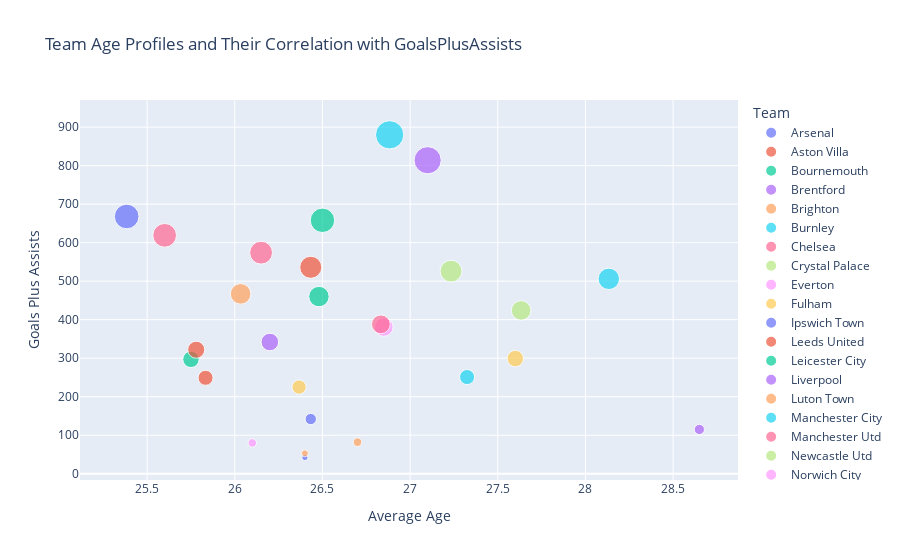
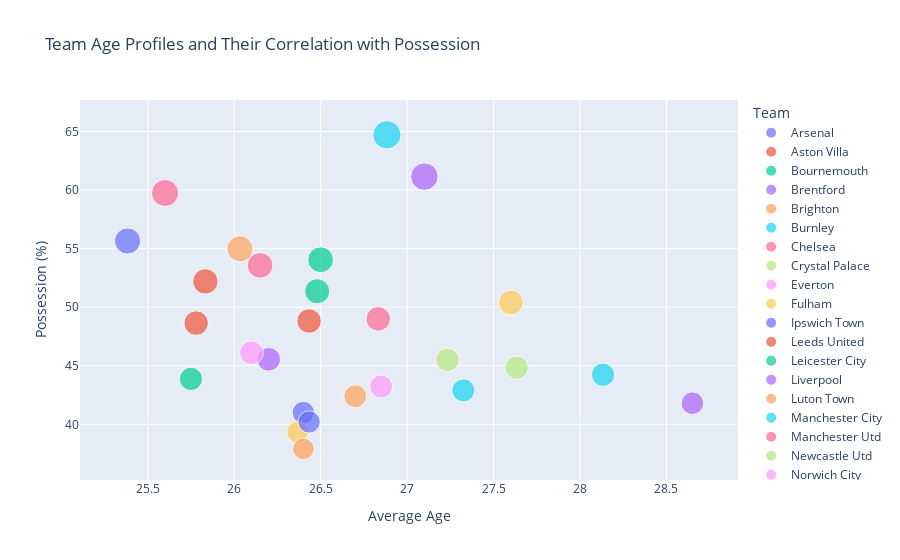

The notebook cell these images were saved under, in order:
### Markdown cell above
#### Insights: Team Efficiency (Possession vs Goals)
**High Possession, High Goals:**  
Teams like **Manchester City** and **Liverpool** consistently combine high possession percentages with a high number of goals, showcasing their ability to convert possession dominance into attacking output.

**High Possession, Low Goals:**  
Teams such as **Chelsea** and **Brighton** occasionally exhibit high possession percentages but fail to translate it into goals, indicating inefficiencies in their attacking play or struggles in breaking down defensive setups.

**Low Possession, High Goals:**  
Teams like **Newcastle United** and **Westham** demonstrate a counter-attacking style, achieving high goal counts despite lower possession percentages. This reflects their efficiency in creating and converting chances with limited possession.

**Low Possession, Low Goals:**
Teams at the bottom of the possession and goals spectrum, such as **West Bromwich**, struggle to keep possession or create and convert chances, often adopting a defensive or direct style of play.

**League-Wide Trend:**
The plot highlights a general positive correlation between possession and goals, but outliers like counter-attacking teams challenge the notion that possession alone guarantees attacking success.

### Code cell
# Analyze Team Age Profiles and Their Correlation with Performance
query = """
SELECT 
    Team, 
    AVG(AverageAge) AS AvgAge, 
    SUM(GoalsPlusAssists) AS PerformanceMetric1,
    AVG(Possession) AS PerformanceMetric2
FROM 
    TeamStatistics
GROUP BY 
    Team
ORDER BY 
    Team;
"""
team_age_performance = pd.read_sql(query, conn)

# Create the interactive scatter plot for GoalsPlusAssists
fig_age_performance1 = px.scatter(team_age_performance, x='AvgAge', y='PerformanceMetric1', color='Team', size='PerformanceMetric1', hover_name='Team',
                                  title="Team Age Profiles and Their Correlation with GoalsPlusAssists",
                                  labels={"AvgAge": "Average Age", "PerformanceMetric1": "Goals Plus Assists"})
fig_age_performance1.update_layout(showlegend=True)
fig_age_performance1.show()

# Create the interactive scatter plot for Possession
fig_age_performance2 = px.scatter(team_age_performance, x='AvgAge', y='PerformanceMetric2', color='Team', size='PerformanceMetric2', hover_name='Team',
                                  title="Team Age Profiles and Their Correlation with Possession",
                                  labels={"AvgAge": "Average Age", "PerformanceMetric2": "Possession (%)"})
fig_age_performance2.update_layout(showlegend=True)
fig_age_performance2.show()

### Figure 1 — Plotly figure (JSON) as saved in the notebook; plotly's stock layout.template omitted (floating-point values rounded to 4 significant figures)
{"data": [{"hovertemplate": "<b>%{hovertext}</b><br><br>Team=Arsenal<br>Average Age=%{x}<br>Goals Plus Assists=%{marker.size}<extra></extra>", "hovertext": ["Arsenal"], "legendgroup": "Arsenal", "marker": {"color": "#636efa", "size": [668], "sizemode": "area", "sizeref": 2.2, "symbol": "circle"}, "mode": "markers", "name": "Arsenal", "orientation": "v", "showlegend": true, "type": "scatter", "x": [25.38], "xaxis": "x", "y": [668], "yaxis": "y"}, {"hovertemplate": "<b>%{hovertext}</b><br><br>Team=Aston Villa<br>Average Age=%{x}<br>Goals Plus Assists=%{marker.size}<extra></extra>", "hovertext": ["Aston Villa"], "legendgroup": "Aston Villa", "marker": {"color": "#EF553B", "size": [536], "sizemode": "area", "sizeref": 2.2, "symbol": "circle"}, "mode": "markers", "name": "Aston Villa", "orientation": "v", "showlegend": true, "type": "scatter", "x": [26.43], "xaxis": "x", "y": [536], "yaxis": "y"}, {"hovertemplate": "<b>%{hovertext}</b><br><br>Team=Bournemouth<br>Average Age=%{x}<br>Goals Plus Assists=%{marker.size}<extra></extra>", "hovertext": ["Bournemouth"], "legendgroup": "Bournemouth", "marker": {"color": "#00cc96", "size": [297], "sizemode": "area", "sizeref": 2.2, "symbol": "circle"}, "mode": "markers", "name": "Bournemouth", "orientation": "v", "showlegend": true, "type": "scatter", "x": [25.75], "xaxis": "x", "y": [297], "yaxis": "y"}, {"hovertemplate": "<b>%{hovertext}</b><br><br>Team=Brentford<br>Average Age=%{x}<br>Goals Plus Assists=%{marker.size}<extra></extra>", "hovertext": ["Brentford"], "legendgroup": "Brentford", "marker": {"color": "#ab63fa", "size": [342], "sizemode": "area", "sizeref": 2.2, "symbol": "circle"}, "mode": "markers", "name": "Brentford", "orientation": "v", "showlegend": true, "type": "scatter", "x": [26.2], "xaxis": "x", "y": [342], "yaxis": "y"}, {"hovertemplate": "<b>%{hovertext}</b><br><br>Team=Brighton<br>Average Age=%{x}<br>Goals Plus Assists=%{marker.size}<extra></extra>", "hovertext": ["Brighton"], "legendgroup": "Brighton", "marker": {"color": "#FFA15A", "size": [467], "sizemode": "area", "sizeref": 2.2, "symbol": "circle"}, "mode": "markers", "name": "Brighton", "orientation": "v", "showlegend": true, "type": "scatter", "x": [26.03], "xaxis": "x", "y": [467], "yaxis": "y"}, {"hovertemplate": "<b>%{hovertext}</b><br><br>Team=Burnley<br>Average Age=%{x}<br>Goals Plus Assists=%{marker.size}<extra></extra>", "hovertext": ["Burnley"], "legendgroup": "Burnley", "marker": {"color": "#19d3f3", "size": [251], "sizemode": "area", "sizeref": 2.2, "symbol": "circle"}, "mode": "markers", "name": "Burnley", "orientation": "v", "showlegend": true, "type": "scatter", "x": [27.32], "xaxis": "x", "y": [251], "yaxis": "y"}, {"hovertemplate": "<b>%{hovertext}</b><br><br>Team=Chelsea<br>Average Age=%{x}<br>Goals Plus Assists=%{marker.size}<extra></extra>", "hovertext": ["Chelsea"], "legendgroup": "Chelsea", "marker": {"color": "#FF6692", "size": [619], "sizemode": "area", "sizeref": 2.2, "symbol": "circle"}, "mode": "markers", "name": "Chelsea", "orientation": "v", "showlegend": true, "type": "scatter", "x": [25.6], "xaxis": "x", "y": [619], "yaxis": "y"}, {"hovertemplate": "<b>%{hovertext}</b><br><br>Team=Crystal Palace<br>Average Age=%{x}<br>Goals Plus Assists=%{marker.size}<extra></extra>", "hovertext": ["Crystal Palace"], "legendgroup": "Crystal Palace", "marker": {"color": "#B6E880", "size": [424], "sizemode": "area", "sizeref": 2.2, "symbol": "circle"}, "mode": "markers", "name": "Crystal Palace", "orientation": "v", "showlegend": true, "type": "scatter", "x": [27.63], "xaxis": "x", "y": [424], "yaxis": "y"}, {"hovertemplate": "<b>%{hovertext}</b><br><br>Team=Everton<br>Average Age=%{x}<br>Goals Plus Assists=%{marker.size}<extra></extra>", "hovertext": ["Everton"], "legendgroup": "Everton", "marker": {"color": "#FF97FF", "size": [381], "sizemode": "area", "sizeref": 2.2, "symbol": "circle"}, "mode": "markers", "name": "Everton", "orientation": "v", "showlegend": true, "type": "scatter", "x": [26.85], "xaxis": "x", "y": [381], "yaxis": "y"}, {"hovertemplate": "<b>%{hovertext}</b><br><br>Team=Fulham<br>Average Age=%{x}<br>Goals Plus Assists=%{marker.size}<extra></extra>", "hovertext": ["Fulham"], "legendgroup": "Fulham", "marker": {"color": "#FECB52", "size": [299], "sizemode": "area", "sizeref": 2.2, "symbol": "circle"}, "mode": "markers", "name": "Fulham", "orientation": "v", "showlegend": true, "type": "scatter", "x": [27.6], "xaxis": "x", "y": [299], "yaxis": "y"}, {"hovertemplate": "<b>%{hovertext}</b><br><br>Team=Ipswich Town<br>Average Age=%{x}<br>Goals Plus Assists=%{marker.size}<extra></extra>", "hovertext": ["Ipswich Town"], "legendgroup": "Ipswich Town", "marker": {"color": "#636efa", "size": [42], "sizemode": "area", "sizeref": 2.2, "symbol": "circle"}, "mode": "markers", "name": "Ipswich Town", "orientation": "v", "showlegend": true, "type": "scatter", "x": [26.4], "xaxis": "x", "y": [42], "yaxis": "y"}, {"hovertemplate": "<b>%{hovertext}</b><br><br>Team=Leeds United<br>Average Age=%{x}<br>Goals Plus Assists=%{marker.size}<extra></extra>", "hovertext": ["Leeds United"], "legendgroup": "Leeds United", "marker": {"color": "#EF553B", "size": [249], "sizemode": "area", "sizeref": 2.2, "symbol": "circle"}, "mode": "markers", "name": "Leeds United", "orientation": "v", "showlegend": true, "type": "scatter", "x": [25.83], "xaxis": "x", "y": [249], "yaxis": "y"}, {"hovertemplate": "<b>%{hovertext}</b><br><br>Team=Leicester City<br>Average Age=%{x}<br>Goals Plus Assists=%{marker.size}<extra></extra>", "hovertext": ["Leicester City"], "legendgroup": "Leicester City", "marker": {"color": "#00cc96", "size": [460], "sizemode": "area", "sizeref": 2.2, "symbol": "circle"}, "mode": "markers", "name": "Leicester City", "orientation": "v", "showlegend": true, "type": "scatter", "x": [26.48], "xaxis": "x", "y": [460], "yaxis": "y"}, {"hovertemplate": "<b>%{hovertext}</b><br><br>Team=Liverpool<br>Average Age=%{x}<br>Goals Plus Assists=%{marker.size}<extra></extra>", "hovertext": ["Liverpool"], "legendgroup": "Liverpool", "marker": {"color": "#ab63fa", "size": [814], "sizemode": "area", "sizeref": 2.2, "symbol": "circle"}, "mode": "markers", "name": "Liverpool", "orientation": "v", "showlegend": true, "type": "scatter", "x": [27.1], "xaxis": "x", "y": [814], "yaxis": "y"}, {"hovertemplate": "<b>%{hovertext}</b><br><br>Team=Luton Town<br>Average Age=%{x}<br>Goals Plus Assists=%{marker.size}<extra></extra>", "hovertext": ["Luton Town"], "legendgroup": "Luton Town", "marker": {"color": "#FFA15A", "size": [82], "sizemode": "area", "sizeref": 2.2, "symbol": "circle"}, "mode": "markers", "name": "Luton Town", "orientation": "v", "showlegend": true, "type": "scatter", "x": [26.7], "xaxis": "x", "y": [82], "yaxis": "y"}, {"hovertemplate": "<b>%{hovertext}</b><br><br>Team=Manchester City<br>Average Age=%{x}<br>Goals Plus Assists=%{marker.size}<extra></extra>", "hovertext": ["Manchester City"], "legendgroup": "Manchester City", "marker": {"color": "#19d3f3", "size": [880], "sizemode": "area", "sizeref": 2.2, "symbol": "circle"}, "mode": "markers", "name": "Manchester City", "orientation": "v", "showlegend": true, "type": "scatter", "x": [26.88], "xaxis": "x", "y": [880], "yaxis": "y"}, {"hovertemplate": "<b>%{hovertext}</b><br><br>Team=Manchester Utd<br>Average Age=%{x}<br>Goals Plus Assists=%{marker.size}<extra></extra>", "hovertext": ["Manchester Utd"], "legendgroup": "Manchester Utd", "marker": {"color": "#FF6692", "size": [574], "sizemode": "area", "sizeref": 2.2, "symbol": "circle"}, "mode": "markers", "name": "Manchester Utd", "orientation": "v", "showlegend": true, "type": "scatter", "x": [26.15], "xaxis": "x", "y": [574], "yaxis": "y"}, {"hovertemplate": "<b>%{hovertext}</b><br><br>Team=Newcastle Utd<br>Average Age=%{x}<br>Goals Plus Assists=%{marker.size}<extra></extra>", "hovertext": ["Newcastle Utd"], "legendgroup": "Newcastle Utd", "marker": {"color": "#B6E880", "size": [526], "sizemode": "area", "sizeref": 2.2, "symbol": "circle"}, "mode": "markers", "name": "Newcastle Utd", "orientation": "v", "showlegend": true, "type": "scatter", "x": [27.23], "xaxis": "x", "y": [526], "yaxis": "y"}, {"hovertemplate": "<b>%{hovertext}</b><br><br>Team=Norwich City<br>Average Age=%{x}<br>Goals Plus Assists=%{marker.size}<extra></extra>", "hovertext": ["Norwich City"], "legendgroup": "Norwich City", "marker": {"color": "#FF97FF", "size": [80], "sizemode": "area", "sizeref": 2.2, "symbol": "circle"}, "mode": "markers", "name": "Norwich City", "orientation": "v", "showlegend": true, "type": "scatter", "x": [26.1], "xaxis": "x", "y": [80], "yaxis": "y"}, {"hovertemplate": "<b>%{hovertext}</b><br><br>Team=Nott'ham Forest<br>Average Age=%{x}<br>Goals Plus Assists=%{marker.size}<extra></extra>", "hovertext": ["Nott'ham Forest"], "legendgroup": "Nott'ham Forest", "marker": {"color": "#FECB52", "size": [225], "sizemode": "area", "sizeref": 2.2, "symbol": "circle"}, "mode": "markers", "name": "Nott'ham Forest", "orientation": "v", "showlegend": true, "type": "scatter", "x": [26.37], "xaxis": "x", "y": [225], "yaxis": "y"}, {"hovertemplate": "<b>%{hovertext}</b><br><br>Team=Sheffield Utd<br>Average Age=%{x}<br>Goals Plus Assists=%{marker.size}<extra></extra>", "hovertext": ["Sheffield Utd"], "legendgroup": "Sheffield Utd", "marker": {"color": "#636efa", "size": [142], "sizemode": "area", "sizeref": 2.2, "symbol": "circle"}, "mode": "markers", "name": "Sheffield Utd", "orientation": "v", "showlegend": true, "type": "scatter", "x": [26.43], "xaxis": "x", "y": [142], "yaxis": "y"}, {"hovertemplate": "<b>%{hovertext}</b><br><br>Team=Southampton<br>Average Age=%{x}<br>Goals Plus Assists=%{marker.size}<extra></extra>", "hovertext": ["Southampton"], "legendgroup": "Southampton", "marker": {"color": "#EF553B", "size": [322], "sizemode": "area", "sizeref": 2.2, "symbol": "circle"}, "mode": "markers", "name": "Southampton", "orientation": "v", "showlegend": true, "type": "scatter", "x": [25.78], "xaxis": "x", "y": [322], "yaxis": "y"}, {"hovertemplate": "<b>%{hovertext}</b><br><br>Team=Tottenham<br>Average Age=%{x}<br>Goals Plus Assists=%{marker.size}<extra></extra>", "hovertext": ["Tottenham"], "legendgroup": "Tottenham", "marker": {"color": "#00cc96", "size": [658], "sizemode": "area", "sizeref": 2.2, "symbol": "circle"}, "mode": "markers", "name": "Tottenham", "orientation": "v", "showlegend": true, "type": "scatter", "x": [26.5], "xaxis": "x", "y": [658], "yaxis": "y"}, {"hovertemplate": "<b>%{hovertext}</b><br><br>Team=Watford<br>Average Age=%{x}<br>Goals Plus Assists=%{marker.size}<extra></extra>", "hovertext": ["Watford"], "legendgroup": "Watford", "marker": {"color": "#ab63fa", "size": [115], "sizemode": "area", "sizeref": 2.2, "symbol": "circle"}, "mode": "markers", "name": "Watford", "orientation": "v", "showlegend": true, "type": "scatter", "x": [28.65], "xaxis": "x", "y": [115], "yaxis": "y"}, {"hovertemplate": "<b>%{hovertext}</b><br><br>Team=West Brom<br>Average Age=%{x}<br>Goals Plus Assists=%{marker.size}<extra></extra>", "hovertext": ["West Brom"], "legendgroup": "West Brom", "marker": {"color": "#FFA15A", "size": [53], "sizemode": "area", "sizeref": 2.2, "symbol": "circle"}, "mode": "markers", "name": "West Brom", "orientation": "v", "showlegend": true, "type": "scatter", "x": [26.4], "xaxis": "x", "y": [53], "yaxis": "y"}, {"hovertemplate": "<b>%{hovertext}</b><br><br>Team=West Ham<br>Average Age=%{x}<br>Goals Plus Assists=%{marker.size}<extra></extra>", "hovertext": ["West Ham"], "legendgroup": "West Ham", "marker": {"color": "#19d3f3", "size": [506], "sizemode": "area", "sizeref": 2.2, "symbol": "circle"}, "mode": "markers", "name": "West Ham", "orientation": "v", "showlegend": true, "type": "scatter", "x": [28.13], "xaxis": "x", "y": [506], "yaxis": "y"}, {"hovertemplate": "<b>%{hovertext}</b><br><br>Team=Wolves<br>Average Age=%{x}<br>Goals Plus Assists=%{marker.size}<extra></extra>", "hovertext": ["Wolves"], "legendgroup": "Wolves", "marker": {"color": "#FF6692", "size": [388], "sizemode": "area", "sizeref": 2.2, "symbol": "circle"}, "mode": "markers", "name": "Wolves", "orientation": "v", "showlegend": true, "type": "scatter", "x": [26.83], "xaxis": "x", "y": [388], "yaxis": "y"}], "layout": {"legend": {"itemsizing": "constant", "title": {"text": "Team"}, "tracegroupgap": 0}, "showlegend": true, "title": {"text": "Team Age Profiles and Their Correlation with GoalsPlusAssists"}, "xaxis": {"anchor": "y", "domain": [0, 1], "title": {"text": "Average Age"}}, "yaxis": {"anchor": "x", "domain": [0, 1], "title": {"text": "Goals Plus Assists"}}}}

### Figure 2 — Plotly figure (JSON) as saved in the notebook; plotly's stock layout.template omitted (floating-point values rounded to 4 significant figures)
{"data": [{"hovertemplate": "<b>%{hovertext}</b><br><br>Team=Arsenal<br>Average Age=%{x}<br>Possession (%)=%{marker.size}<extra></extra>", "hovertext": ["Arsenal"], "legendgroup": "Arsenal", "marker": {"color": "#636efa", "size": [55.65], "sizemode": "area", "sizeref": 0.1618, "symbol": "circle"}, "mode": "markers", "name": "Arsenal", "orientation": "v", "showlegend": true, "type": "scatter", "x": [25.38], "xaxis": "x", "y": [55.65], "yaxis": "y"}, {"hovertemplate": "<b>%{hovertext}</b><br><br>Team=Aston Villa<br>Average Age=%{x}<br>Possession (%)=%{marker.size}<extra></extra>", "hovertext": ["Aston Villa"], "legendgroup": "Aston Villa", "marker": {"color": "#EF553B", "size": [48.82], "sizemode": "area", "sizeref": 0.1618, "symbol": "circle"}, "mode": "markers", "name": "Aston Villa", "orientation": "v", "showlegend": true, "type": "scatter", "x": [26.43], "xaxis": "x", "y": [48.82], "yaxis": "y"}, {"hovertemplate": "<b>%{hovertext}</b><br><br>Team=Bournemouth<br>Average Age=%{x}<br>Possession (%)=%{marker.size}<extra></extra>", "hovertext": ["Bournemouth"], "legendgroup": "Bournemouth", "marker": {"color": "#00cc96", "size": [43.88], "sizemode": "area", "sizeref": 0.1618, "symbol": "circle"}, "mode": "markers", "name": "Bournemouth", "orientation": "v", "showlegend": true, "type": "scatter", "x": [25.75], "xaxis": "x", "y": [43.88], "yaxis": "y"}, {"hovertemplate": "<b>%{hovertext}</b><br><br>Team=Brentford<br>Average Age=%{x}<br>Possession (%)=%{marker.size}<extra></extra>", "hovertext": ["Brentford"], "legendgroup": "Brentford", "marker": {"color": "#ab63fa", "size": [45.55], "sizemode": "area", "sizeref": 0.1618, "symbol": "circle"}, "mode": "markers", "name": "Brentford", "orientation": "v", "showlegend": true, "type": "scatter", "x": [26.2], "xaxis": "x", "y": [45.55], "yaxis": "y"}, {"hovertemplate": "<b>%{hovertext}</b><br><br>Team=Brighton<br>Average Age=%{x}<br>Possession (%)=%{marker.size}<extra></extra>", "hovertext": ["Brighton"], "legendgroup": "Brighton", "marker": {"color": "#FFA15A", "size": [54.98], "sizemode": "area", "sizeref": 0.1618, "symbol": "circle"}, "mode": "markers", "name": "Brighton", "orientation": "v", "showlegend": true, "type": "scatter", "x": [26.03], "xaxis": "x", "y": [54.98], "yaxis": "y"}, {"hovertemplate": "<b>%{hovertext}</b><br><br>Team=Burnley<br>Average Age=%{x}<br>Possession (%)=%{marker.size}<extra></extra>", "hovertext": ["Burnley"], "legendgroup": "Burnley", "marker": {"color": "#19d3f3", "size": [42.9], "sizemode": "area", "sizeref": 0.1618, "symbol": "circle"}, "mode": "markers", "name": "Burnley", "orientation": "v", "showlegend": true, "type": "scatter", "x": [27.32], "xaxis": "x", "y": [42.9], "yaxis": "y"}, {"hovertemplate": "<b>%{hovertext}</b><br><br>Team=Chelsea<br>Average Age=%{x}<br>Possession (%)=%{marker.size}<extra></extra>", "hovertext": ["Chelsea"], "legendgroup": "Chelsea", "marker": {"color": "#FF6692", "size": [59.75], "sizemode": "area", "sizeref": 0.1618, "symbol": "circle"}, "mode": "markers", "name": "Chelsea", "orientation": "v", "showlegend": true, "type": "scatter", "x": [25.6], "xaxis": "x", "y": [59.75], "yaxis": "y"}, {"hovertemplate": "<b>%{hovertext}</b><br><br>Team=Crystal Palace<br>Average Age=%{x}<br>Possession (%)=%{marker.size}<extra></extra>", "hovertext": ["Crystal Palace"], "legendgroup": "Crystal Palace", "marker": {"color": "#B6E880", "size": [44.83], "sizemode": "area", "sizeref": 0.1618, "symbol": "circle"}, "mode": "markers", "name": "Crystal Palace", "orientation": "v", "showlegend": true, "type": "scatter", "x": [27.63], "xaxis": "x", "y": [44.83], "yaxis": "y"}, {"hovertemplate": "<b>%{hovertext}</b><br><br>Team=Everton<br>Average Age=%{x}<br>Possession (%)=%{marker.size}<extra></extra>", "hovertext": ["Everton"], "legendgroup": "Everton", "marker": {"color": "#FF97FF", "size": [43.22], "sizemode": "area", "sizeref": 0.1618, "symbol": "circle"}, "mode": "markers", "name": "Everton", "orientation": "v", "showlegend": true, "type": "scatter", "x": [26.85], "xaxis": "x", "y": [43.22], "yaxis": "y"}, {"hovertemplate": "<b>%{hovertext}</b><br><br>Team=Fulham<br>Average Age=%{x}<br>Possession (%)=%{marker.size}<extra></extra>", "hovertext": ["Fulham"], "legendgroup": "Fulham", "marker": {"color": "#FECB52", "size": [50.4], "sizemode": "area", "sizeref": 0.1618, "symbol": "circle"}, "mode": "markers", "name": "Fulham", "orientation": "v", "showlegend": true, "type": "scatter", "x": [27.6], "xaxis": "x", "y": [50.4], "yaxis": "y"}, {"hovertemplate": "<b>%{hovertext}</b><br><br>Team=Ipswich Town<br>Average Age=%{x}<br>Possession (%)=%{marker.size}<extra></extra>", "hovertext": ["Ipswich Town"], "legendgroup": "Ipswich Town", "marker": {"color": "#636efa", "size": [41.0], "sizemode": "area", "sizeref": 0.1618, "symbol": "circle"}, "mode": "markers", "name": "Ipswich Town", "orientation": "v", "showlegend": true, "type": "scatter", "x": [26.4], "xaxis": "x", "y": [41.0], "yaxis": "y"}, {"hovertemplate": "<b>%{hovertext}</b><br><br>Team=Leeds United<br>Average Age=%{x}<br>Possession (%)=%{marker.size}<extra></extra>", "hovertext": ["Leeds United"], "legendgroup": "Leeds United", "marker": {"color": "#EF553B", "size": [52.2], "sizemode": "area", "sizeref": 0.1618, "symbol": "circle"}, "mode": "markers", "name": "Leeds United", "orientation": "v", "showlegend": true, "type": "scatter", "x": [25.83], "xaxis": "x", "y": [52.2], "yaxis": "y"}, {"hovertemplate": "<b>%{hovertext}</b><br><br>Team=Leicester City<br>Average Age=%{x}<br>Possession (%)=%{marker.size}<extra></extra>", "hovertext": ["Leicester City"], "legendgroup": "Leicester City", "marker": {"color": "#00cc96", "size": [51.36], "sizemode": "area", "sizeref": 0.1618, "symbol": "circle"}, "mode": "markers", "name": "Leicester City", "orientation": "v", "showlegend": true, "type": "scatter", "x": [26.48], "xaxis": "x", "y": [51.36], "yaxis": "y"}, {"hovertemplate": "<b>%{hovertext}</b><br><br>Team=Liverpool<br>Average Age=%{x}<br>Possession (%)=%{marker.size}<extra></extra>", "hovertext": ["Liverpool"], "legendgroup": "Liverpool", "marker": {"color": "#ab63fa", "size": [61.15], "sizemode": "area", "sizeref": 0.1618, "symbol": "circle"}, "mode": "markers", "name": "Liverpool", "orientation": "v", "showlegend": true, "type": "scatter", "x": [27.1], "xaxis": "x", "y": [61.15], "yaxis": "y"}, {"hovertemplate": "<b>%{hovertext}</b><br><br>Team=Luton Town<br>Average Age=%{x}<br>Possession (%)=%{marker.size}<extra></extra>", "hovertext": ["Luton Town"], "legendgroup": "Luton Town", "marker": {"color": "#FFA15A", "size": [42.4], "sizemode": "area", "sizeref": 0.1618, "symbol": "circle"}, "mode": "markers", "name": "Luton Town", "orientation": "v", "showlegend": true, "type": "scatter", "x": [26.7], "xaxis": "x", "y": [42.4], "yaxis": "y"}, {"hovertemplate": "<b>%{hovertext}</b><br><br>Team=Manchester City<br>Average Age=%{x}<br>Possession (%)=%{marker.size}<extra></extra>", "hovertext": ["Manchester City"], "legendgroup": "Manchester City", "marker": {"color": "#19d3f3", "size": [64.72], "sizemode": "area", "sizeref": 0.1618, "symbol": "circle"}, "mode": "markers", "name": "Manchester City", "orientation": "v", "showlegend": true, "type": "scatter", "x": [26.88], "xaxis": "x", "y": [64.72], "yaxis": "y"}, {"hovertemplate": "<b>%{hovertext}</b><br><br>Team=Manchester Utd<br>Average Age=%{x}<br>Possession (%)=%{marker.size}<extra></extra>", "hovertext": ["Manchester Utd"], "legendgroup": "Manchester Utd", "marker": {"color": "#FF6692", "size": [53.57], "sizemode": "area", "sizeref": 0.1618, "symbol": "circle"}, "mode": "markers", "name": "Manchester Utd", "orientation": "v", "showlegend": true, "type": "scatter", "x": [26.15], "xaxis": "x", "y": [53.57], "yaxis": "y"}, {"hovertemplate": "<b>%{hovertext}</b><br><br>Team=Newcastle Utd<br>Average Age=%{x}<br>Possession (%)=%{marker.size}<extra></extra>", "hovertext": ["Newcastle Utd"], "legendgroup": "Newcastle Utd", "marker": {"color": "#B6E880", "size": [45.5], "sizemode": "area", "sizeref": 0.1618, "symbol": "circle"}, "mode": "markers", "name": "Newcastle Utd", "orientation": "v", "showlegend": true, "type": "scatter", "x": [27.23], "xaxis": "x", "y": [45.5], "yaxis": "y"}, {"hovertemplate": "<b>%{hovertext}</b><br><br>Team=Norwich City<br>Average Age=%{x}<br>Possession (%)=%{marker.size}<extra></extra>", "hovertext": ["Norwich City"], "legendgroup": "Norwich City", "marker": {"color": "#FF97FF", "size": [46.1], "sizemode": "area", "sizeref": 0.1618, "symbol": "circle"}, "mode": "markers", "name": "Norwich City", "orientation": "v", "showlegend": true, "type": "scatter", "x": [26.1], "xaxis": "x", "y": [46.1], "yaxis": "y"}, {"hovertemplate": "<b>%{hovertext}</b><br><br>Team=Nott'ham Forest<br>Average Age=%{x}<br>Possession (%)=%{marker.size}<extra></extra>", "hovertext": ["Nott'ham Forest"], "legendgroup": "Nott'ham Forest", "marker": {"color": "#FECB52", "size": [39.33], "sizemode": "area", "sizeref": 0.1618, "symbol": "circle"}, "mode": "markers", "name": "Nott'ham Forest", "orientation": "v", "showlegend": true, "type": "scatter", "x": [26.37], "xaxis": "x", "y": [39.33], "yaxis": "y"}, {"hovertemplate": "<b>%{hovertext}</b><br><br>Team=Sheffield Utd<br>Average Age=%{x}<br>Possession (%)=%{marker.size}<extra></extra>", "hovertext": ["Sheffield Utd"], "legendgroup": "Sheffield Utd", "marker": {"color": "#636efa", "size": [40.2], "sizemode": "area", "sizeref": 0.1618, "symbol": "circle"}, "mode": "markers", "name": "Sheffield Utd", "orientation": "v", "showlegend": true, "type": "scatter", "x": [26.43], "xaxis": "x", "y": [40.2], "yaxis": "y"}, {"hovertemplate": "<b>%{hovertext}</b><br><br>Team=Southampton<br>Average Age=%{x}<br>Possession (%)=%{marker.size}<extra></extra>", "hovertext": ["Southampton"], "legendgroup": "Southampton", "marker": {"color": "#EF553B", "size": [48.64], "sizemode": "area", "sizeref": 0.1618, "symbol": "circle"}, "mode": "markers", "name": "Southampton", "orientation": "v", "showlegend": true, "type": "scatter", "x": [25.78], "xaxis": "x", "y": [48.64], "yaxis": "y"}, {"hovertemplate": "<b>%{hovertext}</b><br><br>Team=Tottenham<br>Average Age=%{x}<br>Possession (%)=%{marker.size}<extra></extra>", "hovertext": ["Tottenham"], "legendgroup": "Tottenham", "marker": {"color": "#00cc96", "size": [54.05], "sizemode": "area", "sizeref": 0.1618, "symbol": "circle"}, "mode": "markers", "name": "Tottenham", "orientation": "v", "showlegend": true, "type": "scatter", "x": [26.5], "xaxis": "x", "y": [54.05], "yaxis": "y"}, {"hovertemplate": "<b>%{hovertext}</b><br><br>Team=Watford<br>Average Age=%{x}<br>Possession (%)=%{marker.size}<extra></extra>", "hovertext": ["Watford"], "legendgroup": "Watford", "marker": {"color": "#ab63fa", "size": [41.8], "sizemode": "area", "sizeref": 0.1618, "symbol": "circle"}, "mode": "markers", "name": "Watford", "orientation": "v", "showlegend": true, "type": "scatter", "x": [28.65], "xaxis": "x", "y": [41.8], "yaxis": "y"}, {"hovertemplate": "<b>%{hovertext}</b><br><br>Team=West Brom<br>Average Age=%{x}<br>Possession (%)=%{marker.size}<extra></extra>", "hovertext": ["West Brom"], "legendgroup": "West Brom", "marker": {"color": "#FFA15A", "size": [37.9], "sizemode": "area", "sizeref": 0.1618, "symbol": "circle"}, "mode": "markers", "name": "West Brom", "orientation": "v", "showlegend": true, "type": "scatter", "x": [26.4], "xaxis": "x", "y": [37.9], "yaxis": "y"}, {"hovertemplate": "<b>%{hovertext}</b><br><br>Team=West Ham<br>Average Age=%{x}<br>Possession (%)=%{marker.size}<extra></extra>", "hovertext": ["West Ham"], "legendgroup": "West Ham", "marker": {"color": "#19d3f3", "size": [44.23], "sizemode": "area", "sizeref": 0.1618, "symbol": "circle"}, "mode": "markers", "name": "West Ham", "orientation": "v", "showlegend": true, "type": "scatter", "x": [28.13], "xaxis": "x", "y": [44.23], "yaxis": "y"}, {"hovertemplate": "<b>%{hovertext}</b><br><br>Team=Wolves<br>Average Age=%{x}<br>Possession (%)=%{marker.size}<extra></extra>", "hovertext": ["Wolves"], "legendgroup": "Wolves", "marker": {"color": "#FF6692", "size": [49.0], "sizemode": "area", "sizeref": 0.1618, "symbol": "circle"}, "mode": "markers", "name": "Wolves", "orientation": "v", "showlegend": true, "type": "scatter", "x": [26.83], "xaxis": "x", "y": [49.0], "yaxis": "y"}], "layout": {"legend": {"itemsizing": "constant", "title": {"text": "Team"}, "tracegroupgap": 0}, "showlegend": true, "title": {"text": "Team Age Profiles and Their Correlation with Possession"}, "xaxis": {"anchor": "y", "domain": [0, 1], "title": {"text": "Average Age"}}, "yaxis": {"anchor": "x", "domain": [0, 1], "title": {"text": "Possession (%)"}}}}
